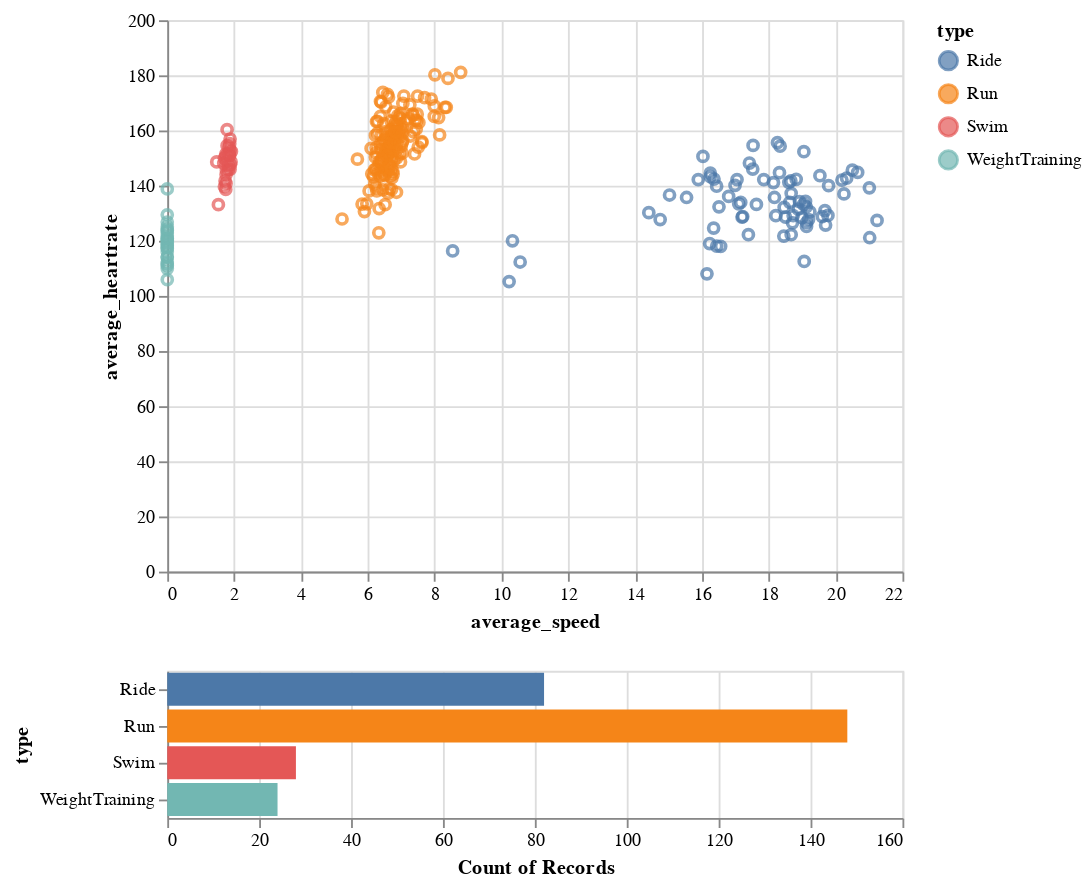

Notebook source saved alongside this figure:
### Markdown cell above
# Ohio Build: Average heartrate and speed (mph)

Bike ride efforts were all over the place during the build. Not nearly as consistent.

### Code cell
brush = alt.selection_interval()

points = alt.Chart(oh_df).mark_point().encode(
    x='average_speed:Q',
    y='average_heartrate:Q',
    color=alt.condition(brush, 'type:N', alt.value('lightgray'))
).add_selection(
    brush
)

bars = alt.Chart(oh_df).mark_bar().encode(
    y='type:N',
    color='type:N',
    x='count(type):Q'
).transform_filter(
    brush
)

points & bars

### Figure 1 — Vega-Lite specification as saved in the notebook (floating-point values rounded to 4 significant figures; data arrays with more than 128 entries replaced by an {"elided": "..."} marker saying what was removed)
{"config": {"view": {"continuousWidth": 400, "continuousHeight": 300}}, "vconcat": [{"mark": "point", "encoding": {"color": {"condition": {"field": "type", "type": "nominal", "selection": "selector002"}, "value": "lightgray"}, "x": {"field": "average_speed", "type": "quantitative"}, "y": {"field": "average_heartrate", "type": "quantitative"}}, "selection": {"selector002": {"type": "interval"}}}, {"mark": "bar", "encoding": {"color": {"field": "type", "type": "nominal"}, "x": {"aggregate": "count", "field": "type", "type": "quantitative"}, "y": {"field": "type", "type": "nominal"}}, "transform": [{"filter": {"selection": "selector002"}}]}], "data": {"name": "data-eba835b5669165c2c3b9eb9525f98092"}, "$schema": "https://vega.github.io/schema/vega-lite/v4.17.0.json", "datasets": {"data-eba835b5669165c2c3b9eb9525f98092": {"elided": "282 records"}}}
